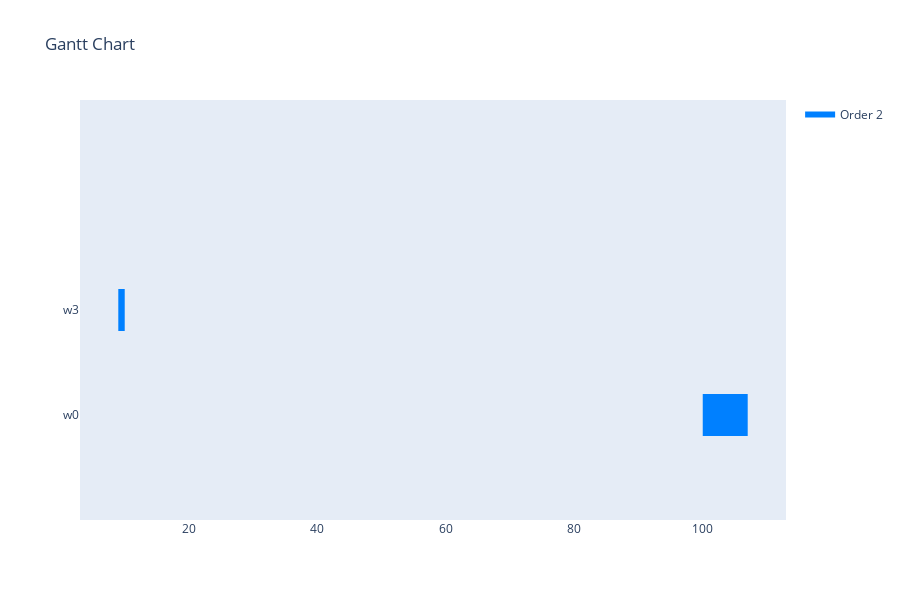

Notebook code for this chart:
### Code cell
#TODO: current solution could be a result of either a) bug in schedule building (more likely) or b) lack of feasibility checks, since they shouldn't be necessary
visualize_schedule_demo(schedule, env, orders)

### Figure 1 — Plotly figure (JSON) as saved in the notebook; plotly's stock layout.template omitted (floating-point values rounded to 4 significant figures; data arrays with more than 128 entries replaced by an {"elided": "..."} marker saying what was removed)
{"data": [{"fill": "toself", "fillcolor": "rgb(0, 128, 255)", "hoverinfo": "name", "legendgroup": "rgb(0, 128, 255)", "mode": "none", "name": "Order 2", "type": "scatter", "x": {"elided": "199 int values"}, "y": {"elided": "199 float values"}}, {"legendgroup": "rgb(0, 128, 255)", "marker": {"color": "rgb(0, 128, 255)", "opacity": 0, "size": 1}, "mode": "markers", "name": "", "showlegend": false, "text": [null, null, null, null, null, null, null, null, null, null, null, null, null, null, null, null, null, null, null, null, null, null, null, null, null, null, null, null, null, null, null, null, null, null, null, null, null, null, null, null, null, null, null, null, null, null, null, null, null, null, null, null, null, null, null, null, null, null, null, null, null, null, null, null, null, null, null, null, null, null, null, null, null, null, null, null, null, null, null, null], "type": "scatter", "x": [9, 10, 100, 107, 100, 107, 100, 107, 100, 107, 100, 107, 100, 107, 100, 107, 100, 107, 100, 107, 100, 107, 100, 107, 100, 107, 100, 107, 100, 107, 100, 107, 100, 107, 100, 107, 100, 107, 100, 107, 100, 107, 100, 107, 100, 107, 100, 107, 100, 107, 100, 107, 100, 107, 100, 107, 100, 107, 100, 107, 100, 107, 100, 107, 100, 107, 100, 107, 100, 107, 100, 107, 100, 107, 100, 107, 100, 107, 100, 107], "y": [1, 1, 0, 0, 0, 0, 0, 0, 0, 0, 0, 0, 0, 0, 0, 0, 0, 0, 0, 0, 0, 0, 0, 0, 0, 0, 0, 0, 0, 0, 0, 0, 0, 0, 0, 0, 0, 0, 0, 0, 0, 0, 0, 0, 0, 0, 0, 0, 0, 0, 0, 0, 0, 0, 0, 0, 0, 0, 0, 0, 0, 0, 0, 0, 0, 0, 0, 0, 0, 0, 0, 0, 0, 0, 0, 0, 0, 0, 0, 0]}], "layout": {"height": 600, "hovermode": "closest", "showlegend": true, "title": {"text": "Gantt Chart"}, "xaxis": {"rangeselector": {"buttons": [{"count": 7, "label": "1w", "step": "day", "stepmode": "backward"}, {"count": 1, "label": "1m", "step": "month", "stepmode": "backward"}, {"count": 6, "label": "6m", "step": "month", "stepmode": "backward"}, {"count": 1, "label": "YTD", "step": "year", "stepmode": "todate"}, {"count": 1, "label": "1y", "step": "year", "stepmode": "backward"}, {"step": "all"}]}, "showgrid": false, "type": "linear", "zeroline": false}, "yaxis": {"autorange": false, "range": [-1, 3], "showgrid": false, "ticktext": ["w0", "w3"], "tickvals": [0, 1], "zeroline": false}}}
